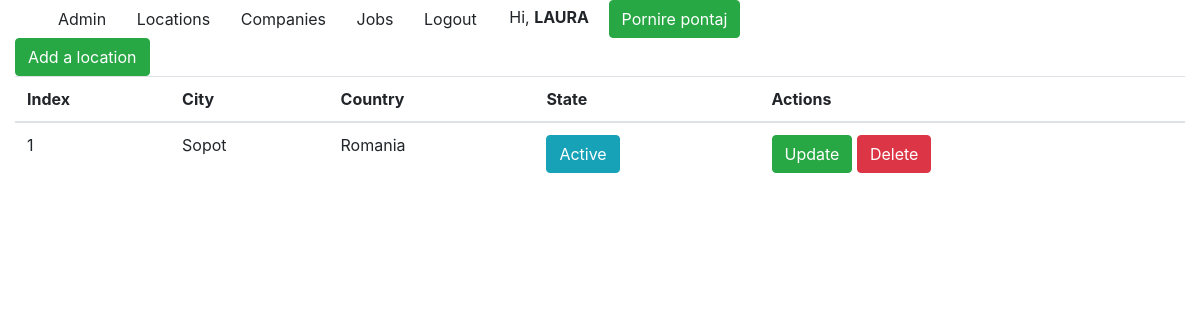
Before: /locations/ (signed in) with the older database file.
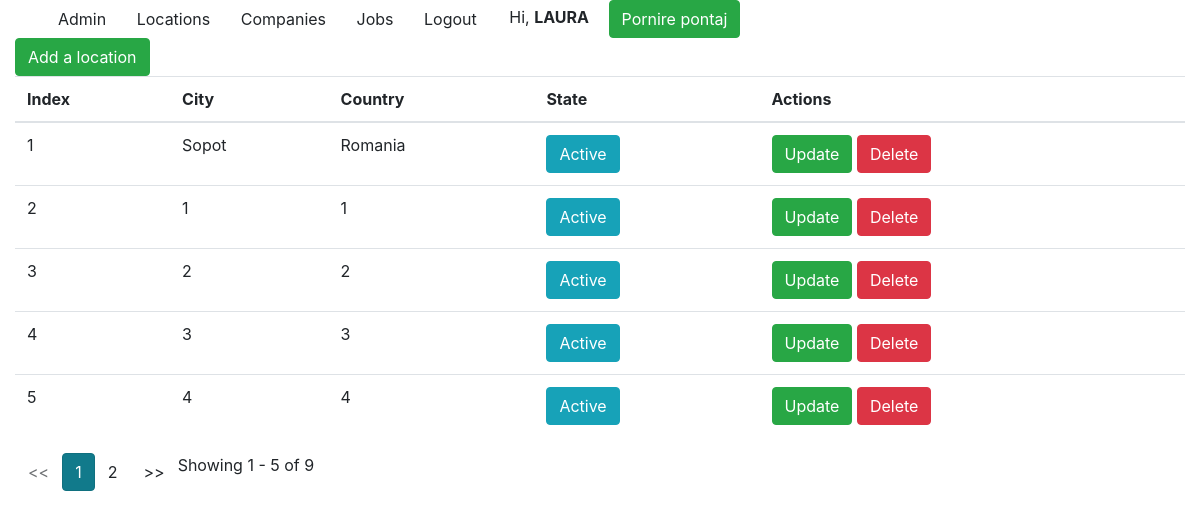
After: the same page with the newer database file.
### app_1/models.py (models this page shows, shortened)
class Locations(models.Model):
    city = models.CharField(max_length=100)
    country = models.CharField(max_length=150)
    active = models.BooleanField(default=1)

### app_1/views.py (the view)
# urls.py: path('', views.LocationsView.as_view(), name='locations_list'),
class LocationsView(LoginRequiredMixin, ListView):
    model = Locations
    template_name = 'app_1/locations_index.html'
    paginate_by = 5

### final_project/context_porcessors.py (called while the page is built)
def is_ready_to_work(request):
    if request.user.is_authenticated:
        if Pontaj.objects.filter(user_id=request.user.id, end_date=None).exists():
            return {'ready_to_work': False}
        return {'ready_to_work': True}
    return {}

### templates/app_1/locations_index.html
{% extends 'base.html' %}
{% block content %}
    <a class="btn btn-success" href="{% url 'locations:add' %}">Add a location</a>
    <table class="table">
        <thead>
            <tr>
                <th>Index</th>
                <th>City</th>
                <th>Country</th>
                <th>State</th>
                <th>Actions</th>
            </tr>
        </thead>
        <tbody>
            {% for item in locations_list %}
                <tr>
                    <td>{{ forloop.counter }}</td>
                    <td>{{ item.city }}</td>
                    <td>{{ item.country }}</td>
                    <td>
                        {% if item.active == 1 %}
                            <span class="btn btn-info">Active</span>
                        {% else %}
                            <span class="btn btn-info">Inactive</span>
                        {% endif %}
                    </td>
                    <td>
                        <a class="btn btn-success" href="{% url 'locations:update' item.id %}">Update</a>
                        {% if item.active == 1 %}
                        <a class="btn btn-danger" href="{% url 'locations:delete' item.id %}">Delete</a>
                        {% else %}
                        <a class="btn btn-info" href="{% url 'locations:activate' item.id %}">Activate</a>
                        {% endif %}
                    </td>
                </tr>
            {% endfor %}
        </tbody>
    </table>
    <div class="d-flex align-items-center">
        {% if is_paginated %}
            <ul class="pagination">
                {% if page_obj.has_previous %}
                    <li><a class="btn" href="?page={{ page_obj.previous_page_number }}"><<</a></li>
                {% else %}
                    <li class="disabled btn"><span><<</span></li>
                {% endif %}
                {% for i in paginator.page_range %}
                    {% if page_obj.number == i %}
                        <li class="active btn btn-info"><span>{{ i }}<span class="sr-only">(curent)</span></span></li>
                    {% else %}
                        <li><a class="btn" href="?page={{ i }}">{{ i }}</a></li>
                    {% endif %}
                {% endfor %}
                {% if page_obj.has_next %}
                    <li><a class="btn" href="?page={{ page_obj.next_page_number }}">>></a></li>
                {% else %}
                    <li class="disabled btn"><span>>></span></li>
                {% endif %}
                <span class="align-right">Showing {{ page_obj.start_index }} - {{ page_obj.end_index }} of
                    {{ page_obj.paginator.count }}
                </span>
            </ul>
        {% endif %}
    </div>
{% endblock %}

### templates/base.html
<html>
    <head>
        <link rel="stylesheet" href="https://stackpath.bootstrapcdn.com/bootstrap/4.4.1/css/bootstrap.min.css">
    </head>
    <body>
        <div class="container">
            <div class="row">
                <div class="col-md-12">
                    <nav>
                        <a class="btn" href="/admin">Admin</a>
                        {% if request.user.is_authenticated %}
                            <a class="btn" href="{% url 'locations:locations_list' %}">Locations</a>
                            <a class="btn" href="{% url 'companies:companies_list' %}">Companies</a>
                            <a class="btn" href="{% url 'jobs:jobs_list' %}">Jobs</a>
                            <a class="btn" href="{% url 'logout' %}">Logout</a>
                            <span class="col-md-12">Hi, <b>{{ request.user.username|upper }}</b></span>
                            {% if ready_to_work is False %}
                                <a href="{% url 'userprofile:stop_pontaj' %}" class="btn btn-danger">Oprire pontaj</a>
                            {% else %}
                                <a href="{% url 'userprofile:start_pontaj' %}" class="btn btn-success">Pornire pontaj</a>
                            {% endif %}
                        {% endif %}
                    </nav>
                </div>
            </div>
        </div>
        <div class="col-md-12">
            {% block content %}
            {% endblock %}
        </div>
    </body>
</html>

Changed rows visible on the page:
added Locations: city "1", country "1", active "Active"
added Locations: city "2", country "2", active "Active"
added Locations: city "3", country "3", active "Active"
added Locations: city "4", country "4", active "Active"
Other visible differences:
{{ page_obj.start_index }}: (not shown) → "1"
{{ page_obj.end_index }}: (not shown) → "5"
{{ page_obj.paginator.count }}: (not shown) → "9"
text now shown: "<< >> Showing - of"
new list line: "1"
new list line: "2"
